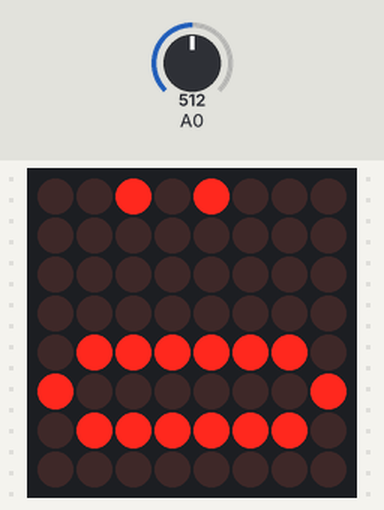
Recording of a sketch running on a simulated Arduino Uno, built with avr-gcc and run on an emulated ATmega328P. On the bench: 8×8 LED matrix. The inputs (shaded band) are chosen by the test bench; at power-on: A0 = 512. What the sketch prints to the serial monitor is not drawn.

Above: at 1.2 s.
1.3 s: A0 set to 716
At 2.7 s:
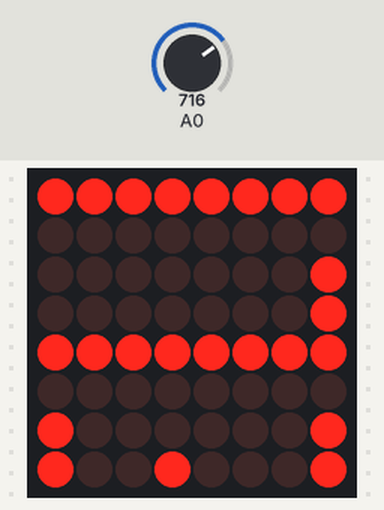
4.3 s: A0 set to 122
At 4.9 s:
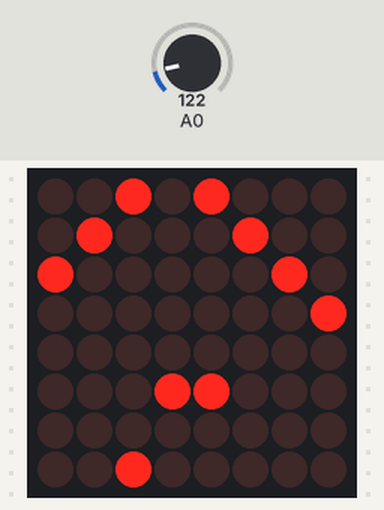
7.3 s: A0 set to 0
At 7.8 s:
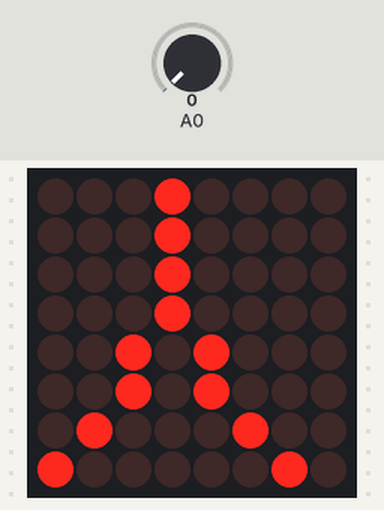
Timing chart, 0 to 8.9 s (numbered marks = the images above; inputs shaded):
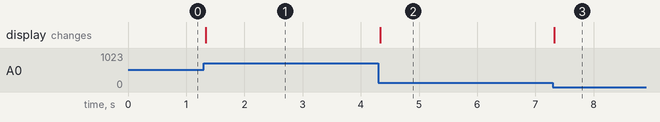

Measured:
- after the input at 1.3 s, the display: changes at once (image 1)
- after the input at 4.3 s, the display: changes at once (image 2)
- after the input at 7.3 s, the display: changes at once (image 3)

The sketch:

led_matrix_and_potentiometer.ino
```cpp
//www.elegoo.com
//2016.12.9

//We always have to include the library
#include "LedControl.h"

/*
 Now we need a LedControl to work with.
 ***** These pin numbers will probably not work with your hardware *****
 pin 12 is connected to the DataIn
 pin 11 is connected to LOAD(CS)
 pin 10 is connected to the CLK
 We have only a single MAX72XX.
 */
LedControl lc=LedControl(12,10,11,1);

/* image switching time */
unsigned long delaytime1=500;
unsigned long delaytime2=50;
void setup() {
  /*
   The MAX72XX is in power-saving mode on startup,
   we have to do a wakeup call
   */
  lc.shutdown(0,false);
  /* Set the brightness to a medium values */
  lc.setIntensity(0,0);
  /* and clear the display */
  lc.clearDisplay(0);

  Serial.begin(9600);
  Serial.print("device count");
  Serial.println(lc.getDeviceCount());
}

void loop() {
   /* here is the data for the characters */
  lc.clearDisplay(0);
  byte a[]= {B00010000,
             B00010000,
             B00010000,
             B00010000,
             B00101000,
             B00101000,
             B01000100,
             B10000010,
             B00000001,
             B00000000,
             B00011000,
             B00000000,
             B00100000,
             B00000000,
             B00010000,
             B00000000,
             B00000100,
             B00001000,
             B00000000,
             B00100000,
             B00000000,
             B01001000,
             B00000000,
             B00010000,
             B00101000,
             B00000000,
             B00000000,
             B00000000,
             B01111110,
             B10000001,
             B01111110,
             B00000000,
             B00000001,
             B00000001,
             B11111111,
             B00000000,
             B00000001,
             B00000001,
             B11111111,
             B00000000,
             B10000001,
             B10010001,
             B11111111,
             B00000000,
             B11111111,
             B00010000,
             B00010000,
             B11111111,
             B00000000};

  int a_length = sizeof(a);
  int potValue  = analogRead(A0);
  int offset = min(map(potValue, 0, 1023, 0, a_length), a_length-8);
  Serial.println(offset);

  for(int row=0;row<8;row++) {
    lc.setRow(0,row,a[row+offset]);
    //delay(1);
  }
  //lc.clearDisplay(0);
  //delay(1);
}
```
